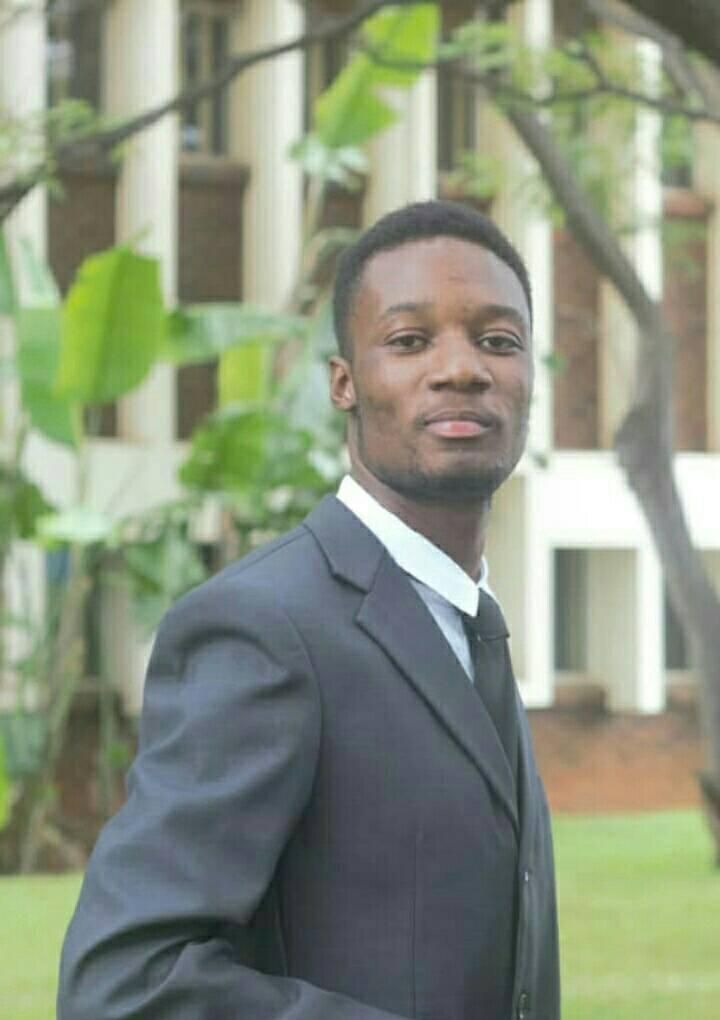
#> input picture Facial recognition/jeff_bezos2.jpg, 720 x 1020 px
$ python faceRecognition.py
#> lines starting #> are read from the running program, lines starting #| are printed output that depends on the picture; after the words box and inside, x2 and y2 are one past the last pixel; in counts of white or black regions, pixels touching at a corner belong together

from turtle import Vec2D
import cv2
import random as randrange

trained_face_data= cv2.CascadeClassifier('haarcascade_frontalface_default.xml')


#choosing what tp read
# img = cv2.imread('jeff_bezos2.jpg')
img = cv2.imread('jeff_bezos2.jpg')
#> img is the input picture: shape (1020, 720, 3); mean B, G, R 125.8, 146.3, 137.7


#converting image to GrayScale
grayColoredImg = cv2.cvtColor(img , cv2.COLOR_BGR2GRAY)
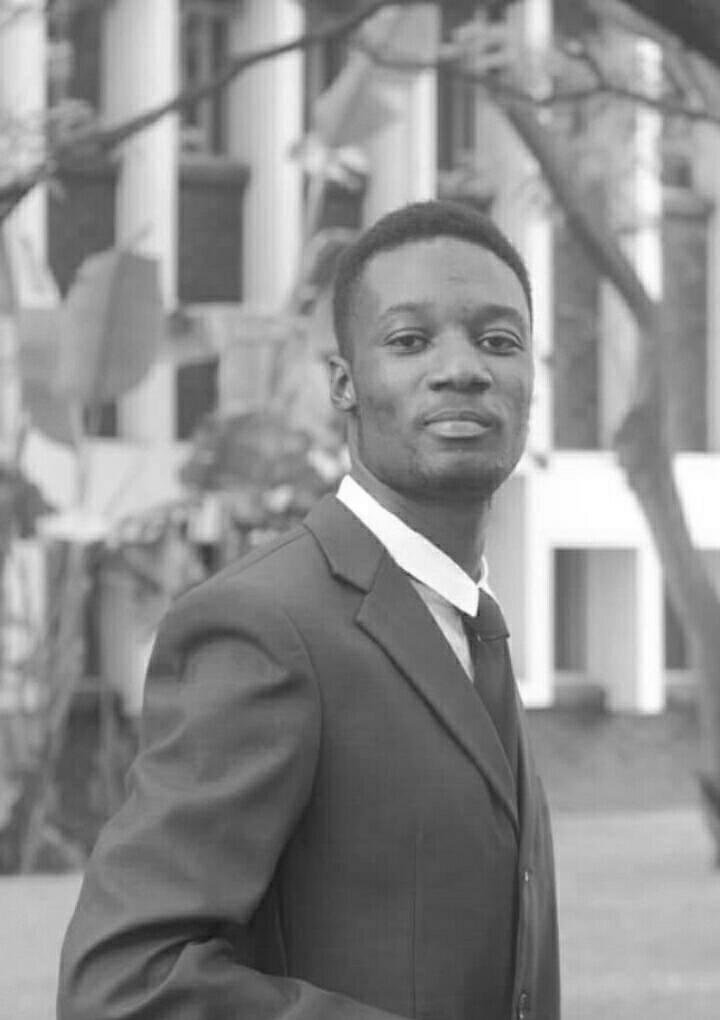
#> grayColoredImg: shape (1020, 720); min 20, max 255, mean 141.4

#Detect Face
face_coordinates = trained_face_data.detectMultiScale(grayColoredImg)
#> face_coordinates = [[334, 242, 233, 233]]

#draw rectangles around the face
# cv2.rectangle(img, (57 ,34),( 57+102, 34+102), (0,225,0),2)
# cv2.rectangle(img, (x , y),( x+w, y+h), (0,225,0),2)
for (x, y, w ,h) in  face_coordinates:
    cv2.rectangle(img, (x , y),( x+w, y+h), (0, 255, 0),2)
#> this loop made 1 pass
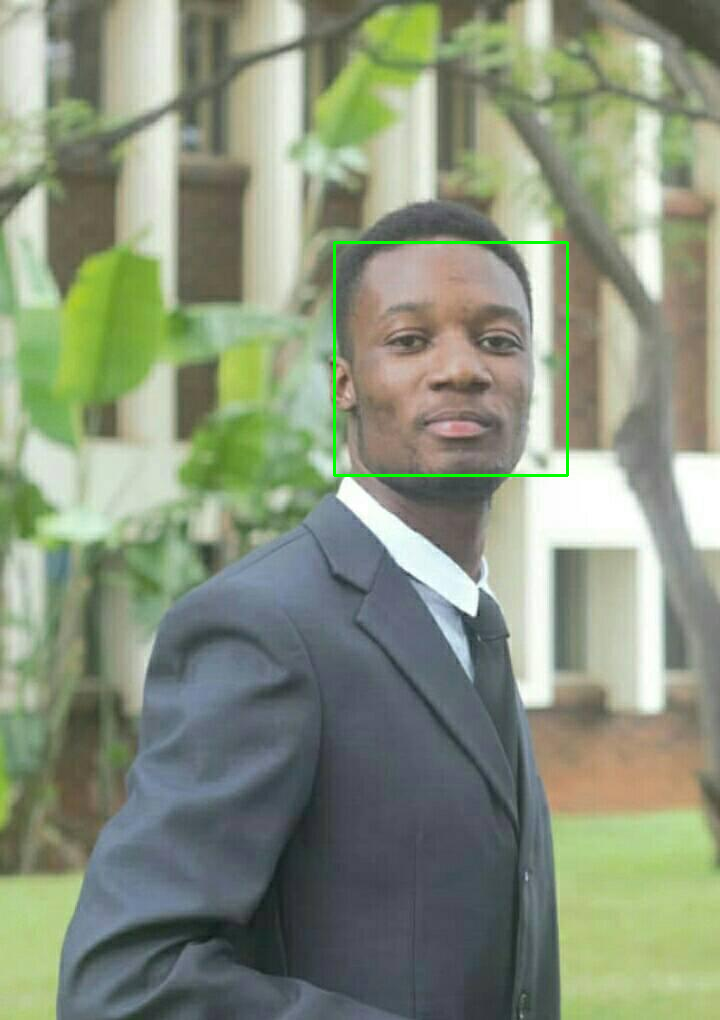
#> img: shape (1020, 720, 3); 0.38% of pixels changed, all inside (x1, y1, x2, y2) = (333, 241, 569, 477)


#showing whats been read
cv2.imshow("Ppencv Feed", img)
cv2.waitKey()


print ("complete")
